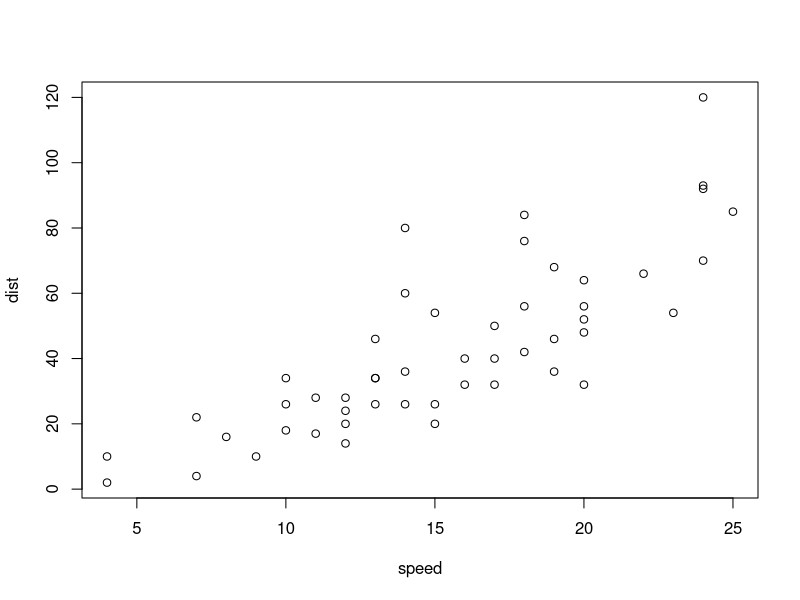
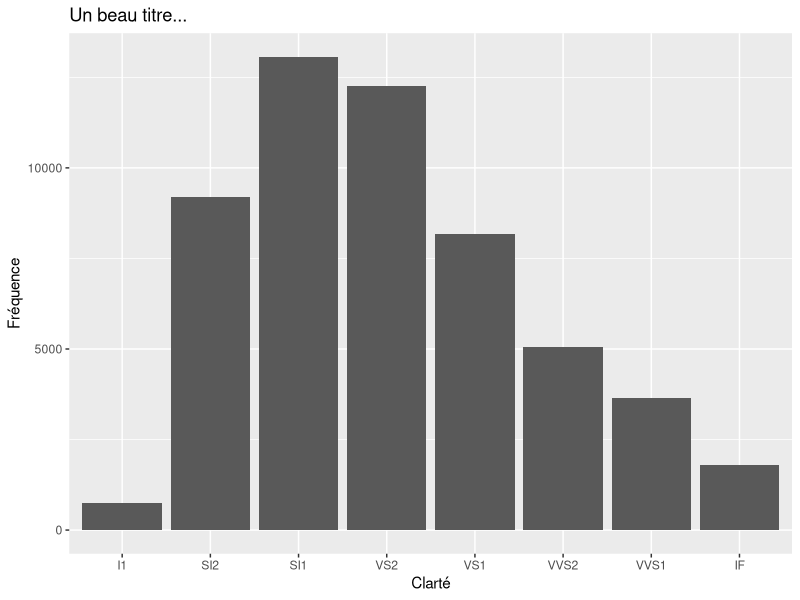
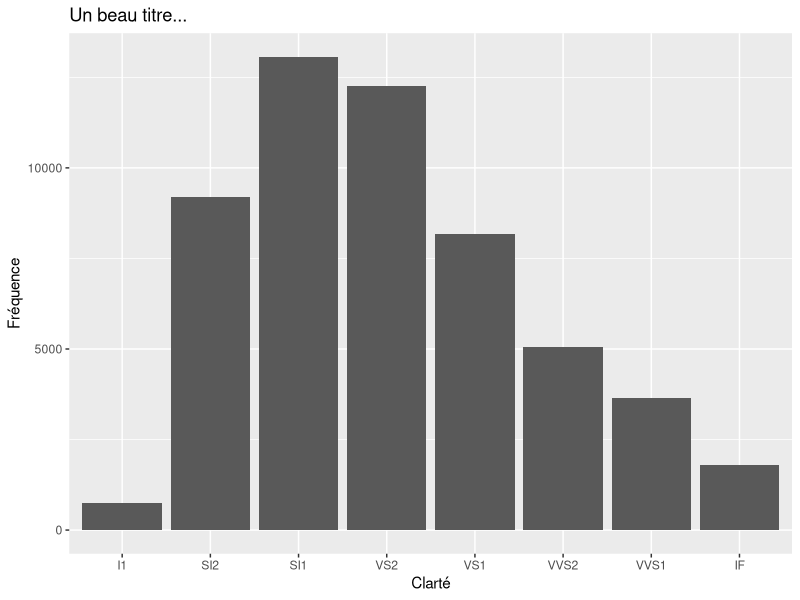
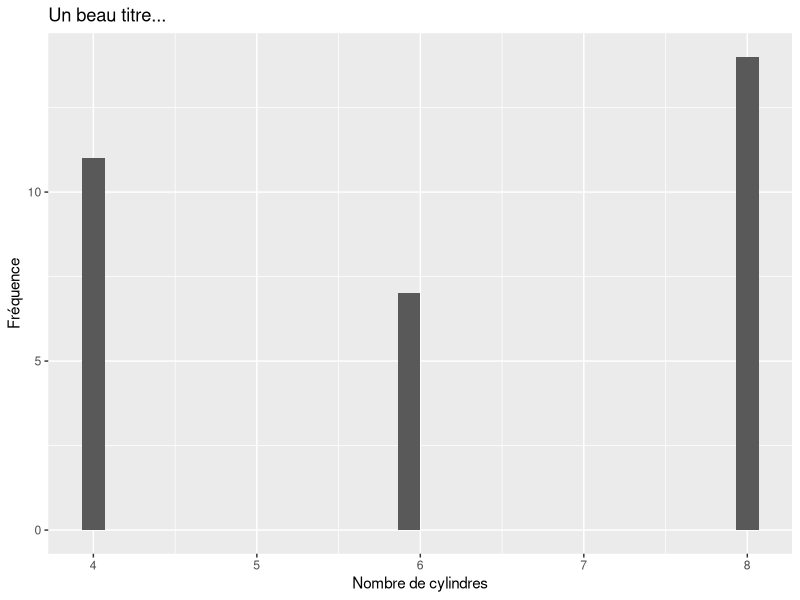
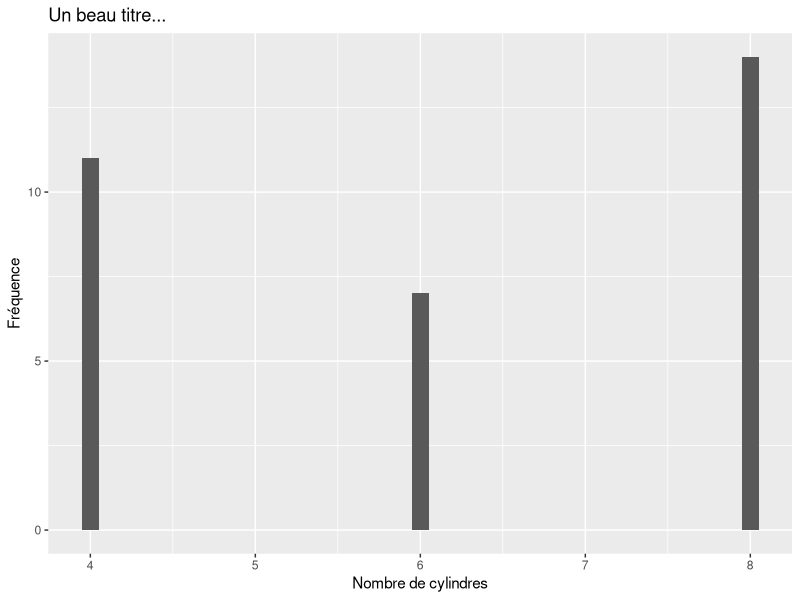
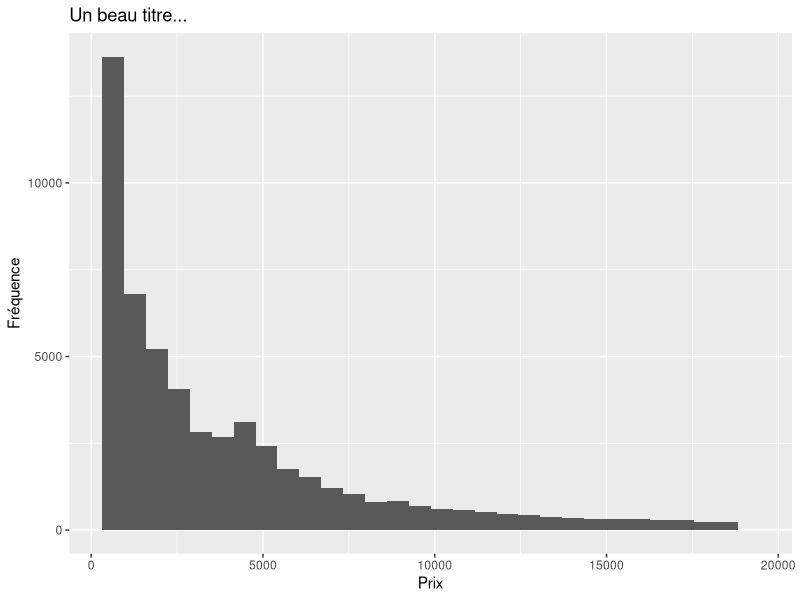
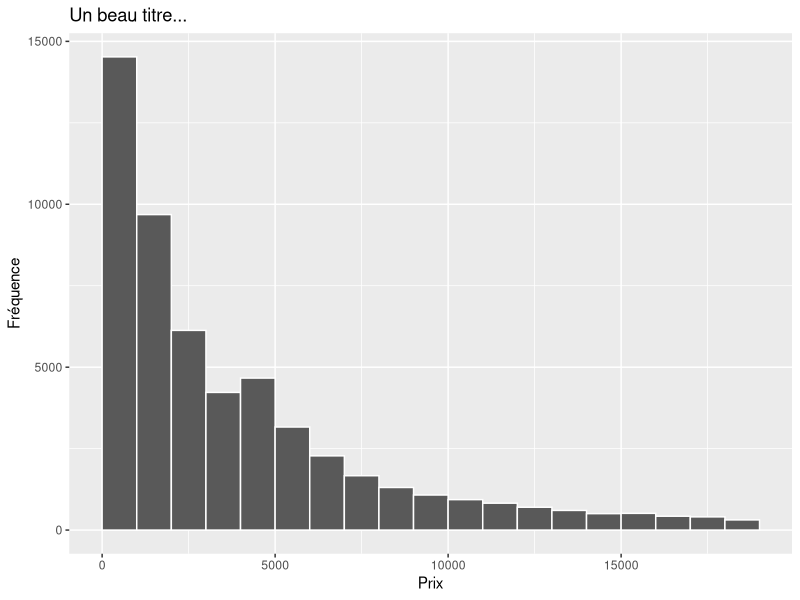
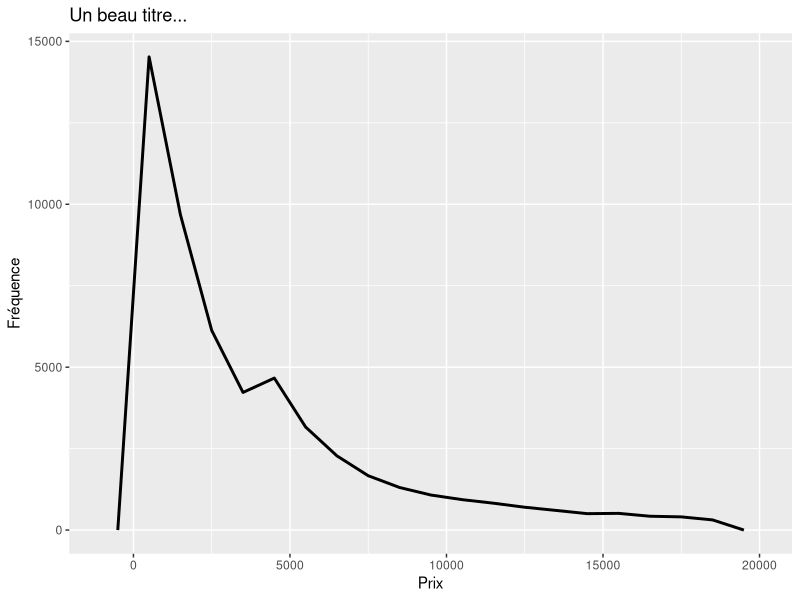

R code for these plots, in order: (Note: this script raises an error after producing the figures.)
## ---- chunk 1
knitr::opts_chunk$set(echo = TRUE)
## ---- chunk 2
plot(cars)
## ---- chunk 3
list.of.packages <- c("ggplot2", "broom", "MASS", "rmarkdown")
new.packages <- list.of.packages[!(list.of.packages %in% installed.packages()[,"Package"])]
if(length(new.packages)) install.packages(new.packages)
## ---- chunk 4
library(ggplot2)
library(broom)
library(MASS)
library(rmarkdown)
## ---- chunk 5
View(mtcars)
## ---- chunk 6
diamonds
## ---- chunk 7
diamonds$cut[1:10]
## ---- chunk 8
table(diamonds$cut)
## ---- chunk 9
mean(diamonds$price)
## ---- chunk 10
median(diamonds$price)
## ---- chunk 11
res <- range(diamonds$carat)
res
res[2]-res[1]
## ---- chunk 12
var(diamonds$price)
## ---- chunk 13
sd(diamonds$carat)
## ---- chunk 14
prix <- diamonds$price
sd(prix)/mean(prix)*100
## ---- chunk 15
(650-mean(prix))/sd(prix)
## ---- chunk 16
quantile(diamonds$carat, 0.1)
quantile(diamonds$carat, 0.75)
quantile(diamonds$carat, 0.91)
## ---- chunk 17
summary(diamonds$price)
## ---- chunk 18
mean(diamonds$price<=850)
## ---- chunk 19
table(diamonds$cut)
## ---- chunk 20
addmargins(table(diamonds$cut))
## ---- chunk 21
table(diamonds$cut,diamonds$color)
## ---- chunk 22
prop.table(table(diamonds$cut,diamonds$color))
## ---- chunk 23
addmargins(table(diamonds$cut,diamonds$color))
## ---- chunk 24
addmargins(prop.table(table(diamonds$cut,diamonds$color)))
## ---- chunk 25
qplot(diamonds$clarity, xlab="Clarté", ylab="Fréquence", main="Un beau titre...")
## ---- chunk 26
ggplot(diamonds, aes(clarity)) + 
  geom_bar() +
  labs(
    x = "Clarté",
    y = "Fréquence",
    title = "Un beau titre...")
## ---- chunk 27
qplot(mtcars$cyl, xlab="Nombre de cylindres", ylab="Fréquence", main="Un beau titre...")
## ---- chunk 28
ggplot(mtcars, aes(cyl)) +
  geom_bar(width = 0.1) +
  labs(
    x = "Nombre de cylindres",
    y = "Fréquence",
    title = "Un beau titre...")
## ---- chunk 29
qplot(diamonds$price, xlab="Prix", ylab="Fréquence", main="Un beau titre...")
## ---- chunk 30
ggplot(diamonds, aes(price)) +
  geom_histogram(color = "white", binwidth = 1000, center = 500) +
  labs(
    x = "Prix", 
    y = "Fréquence", 
    title = "Un beau titre...")
## ---- chunk 31
ggplot(diamonds, aes(price)) +
  geom_freqpoly(size = 1, binwidth = 1000, center = 500) +
  labs(
    x = "Prix", 
    y = "Fréquence", 
    title = "Un beau titre...")
## ---- chunk 32
ggplot(diamonds, aes(price)) +
  geom_histogram(color = "white", binwidth = 1000, center = 500) +
  geom_freqpoly(size = 1, binwidth = 1000, center = 500) +
  labs(
    x = "Prix", 
    y = "Fréquence", 
    title = "Un beau titre...")
## ---- chunk 33
ggplot(diamonds, aes(price)) +
  stat_ecdf() +
  labs(
    x = "Prix", 
    y = "Fréquence relative cumulée", 
    title = "Un beau titre...")
## ---- chunk 34
ggplot(diamonds, aes(x=cut, fill=color))+
  geom_bar()+
  labs(
    x = "Coupe",
    y = "Fréquence",
    title = "Un beau titre...")
## ---- chunk 35
ggplot(diamonds, aes(x=cut, fill=color))+
  geom_bar(position ="dodge")+
  labs(
    x = "Coupe",
    y = "Fréquence",
    title = "Un beau titre...")
## ---- chunk 36
ggplot(diamonds, aes(x=cut, fill=color))+
  geom_bar(position ="fill")+
  labs(
    x = "Coupe",
    y = "Fréquence relative",
    title = "Un beau titre...")
## ---- chunk 37
ggplot(diamonds, aes(x = cut, y = price)) + 
  geom_boxplot()+
  labs(
    x = "Coupe",
    y = "Prix",
    title = "Un beau titre...")
## ---- chunk 38
ggplot(diamonds, aes(x=carat, y=price))+
  geom_point()+
  labs(
    x = "Carat",
    y = "Prix",
    title = "Un beau titre...")
## ---- chunk 39
ggplot(diamonds, aes(x=carat, y=price))+
  geom_point()+
  geom_smooth(method="lm")+
  labs(
    x = "Carat",
    y = "Prix",
    title = "Un beau titre...")
## ---- chunk 40
lmfit <- lm(formula = price ~ carat, data = diamonds)
## ---- chunk 41
tidy(lmfit)
## ---- chunk 42
glance(lmfit)
## ---- chunk 43
head(augment(lmfit))
## ---- chunk 44
tidy(t.test(diamonds$price,
            conf.level = 0.95))
## ---- chunk 45
tidy(t.test(diamonds$price,
            conf.level = 0.99))
## ---- chunk 46
prop.table(table(diamonds$cut))
## ---- chunk 47
tidy(prop.test(with(diamonds,table(cut!="Ideal"))))
## ---- chunk 48
tidy(prop.test(with(diamonds,table(cut!="Ideal")),
                 conf.level = 0.99))
## ---- chunk 49
PrixDiff <- t.test(diamonds$price, 
            mu = 3900,
            alternative = "two.sided",
            paired = FALSE, 
            var.equal = FALSE, 
            conf.level = 0.95)
tidy(PrixDiff)
## ---- chunk 50
PrixPlusGrand <- t.test(diamonds$price, 
                  mu = 3900,
                  alternative = "greater",
                  paired = FALSE, 
                  var.equal = FALSE, 
                  conf.level = 0.90)
tidy(PrixPlusGrand)
## ---- chunk 51
IdealPlusPetit <- prop.test(with(diamonds,table(cut!="Ideal")),
                    p = 0.405,
                    alternative = "less",
                    conf.level = 0.95)
tidy(IdealPlusPetit)
## ---- chunk 52
IdealPremiumDiff <- t.test(formula = price ~ cut,
                      data = diamonds,
                      subset = cut %in% c("Ideal", "Premium"),
                      alternative = "two.sided",
                      paired = FALSE,
                      var.equal = FALSE,
                      conf.level = 0.99)
tidy(IdealPremiumDiff)
## ---- chunk 53
head(immer)
## ---- chunk 54
BarleyPaired <- t.test(immer$Y1, 
                       immer$Y2,
                       paired=TRUE)
tidy(BarleyPaired)
## ---- chunk 55
PropPremiumE <- prop.test(with(diamonds,table(cut == "Premium",color == "E")))
tidy(PropPremiumE)
## ---- chunk 56
table(diamonds$cut)
## ---- chunk 57
ChiCut <- chisq.test(x = table(diamonds$cut))
tidy(ChiCut)
## ---- chunk 58
table(diamonds$cut,diamonds$color)
## ---- chunk 59
ChiCutColor <- chisq.test(x = table(diamonds$cut, diamonds$color))
tidy(ChiCutColor)
## ---- chunk 60
sessionInfo()
